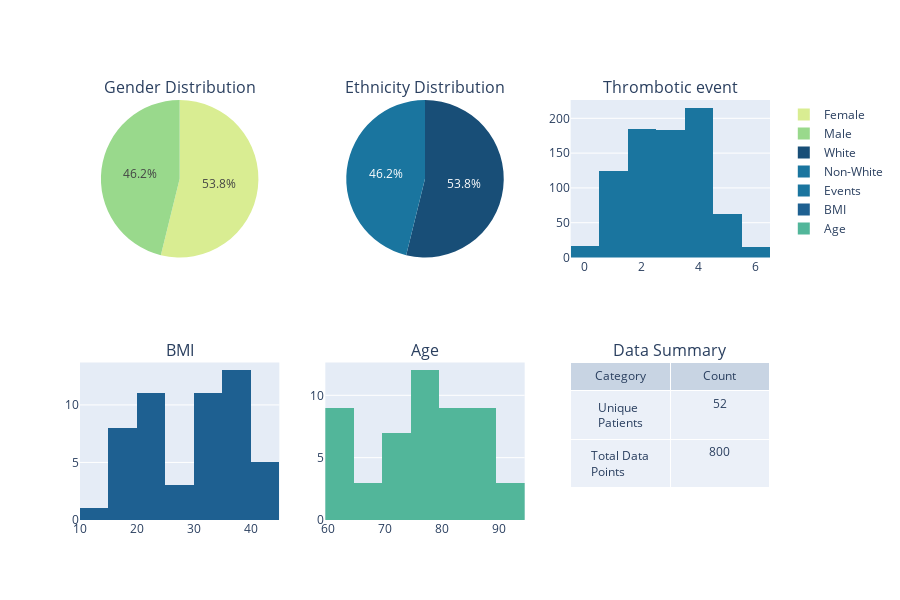

The notebook cell this image was saved under:
### Code cell
# Create subplots
fig = make_subplots(rows=2, cols=3,
                    specs=[[{'type':'domain'}, {'type':'domain'},{'type':'xy'}],
                            [{'type':'xy'}, {'type':'xy'},{'type':'domain'}]],
                    subplot_titles=['Gender Distribution', 'Ethnicity Distribution', 'Thrombotic event', 'BMI',
                                    'Age', 'Data Summary'])

fig.add_trace(sex_pie, row=1, col=1)
fig.add_trace(white_pie, row=1, col=2)
fig.add_trace(events_hist, row=1, col=3)
fig.add_trace(bmi_hist, row=2, col=1)
fig.add_trace(age_hist, row=2, col=2)
fig.add_trace(patients_table, row=2, col=3)

fig.update_layout(width=900, height=600)
display(fig)

### Figure 1 — Plotly figure (JSON) as saved in the notebook; plotly's stock layout.template omitted (floating-point values rounded to 4 significant figures; data arrays with more than 128 entries replaced by an {"elided": "..."} marker saying what was removed)
{"data": [{"domain": {"x": [0, 0.2889], "y": [0.625, 1]}, "labels": ["Female", "Male"], "marker": {"colors": ["#d9ed92", "#99d98c"]}, "type": "pie", "values": [28, 24]}, {"domain": {"x": [0.3556, 0.6444], "y": [0.625, 1]}, "labels": ["White", "Non-White"], "marker": {"colors": ["#184e77", "#1a759f"]}, "type": "pie", "values": [28, 24]}, {"marker": {"color": "#1a759f"}, "name": "Events", "type": "histogram", "x": {"elided": "800 int values"}, "xaxis": "x", "yaxis": "y"}, {"marker": {"color": "#1e6091"}, "name": "BMI", "type": "histogram", "x": [40.37, 15.62, 37.47, 15.89, 31.98, 28.17, 23.94, 23.76, 16.47, 16.4, 15.74, 23.25, 30.19, 42.07, 33.93, 39.65, 36.5, 27.88, 18.8, 40.33, 40.45, 36.16, 24.7, 38.94, 35.23, 23.39, 14.11, 31.59, 30.05, 22.51, 31.78, 33.8, 36.15, 26.75, 35.03, 42.01, 18.31, 31.79, 22.0, 33.93, 24.07, 37.65, 37.64, 24.64, 22.85, 39.13, 32.08, 38.78, 20.83, 39.54, 19.08, 31.26], "xaxis": "x2", "yaxis": "y2"}, {"marker": {"color": "#52b69a"}, "name": "Age", "type": "histogram", "x": [81, 70, 88, 78, 84, 83, 79, 86, 85, 79, 75, 91, 61, 89, 67, 85, 81, 72, 91, 89, 75, 79, 78, 60, 72, 61, 69, 73, 79, 61, 77, 64, 87, 73, 91, 63, 81, 66, 76, 80, 84, 79, 84, 86, 61, 71, 60, 71, 63, 85, 83, 79], "xaxis": "x3", "yaxis": "y3"}, {"cells": {"values": [["Unique Patients", "Total Data Points"], [52, 800]]}, "domain": {"x": [0.7111, 1], "y": [0, 0.375]}, "header": {"values": ["Category", "Count"]}, "type": "table"}], "layout": {"annotations": [{"font": {"size": 16}, "showarrow": false, "text": "Gender Distribution", "x": 0.1444, "xanchor": "center", "xref": "paper", "y": 1, "yanchor": "bottom", "yref": "paper"}, {"font": {"size": 16}, "showarrow": false, "text": "Ethnicity Distribution", "x": 0.5, "xanchor": "center", "xref": "paper", "y": 1, "yanchor": "bottom", "yref": "paper"}, {"font": {"size": 16}, "showarrow": false, "text": "Thrombotic event", "x": 0.8556, "xanchor": "center", "xref": "paper", "y": 1, "yanchor": "bottom", "yref": "paper"}, {"font": {"size": 16}, "showarrow": false, "text": "BMI", "x": 0.1444, "xanchor": "center", "xref": "paper", "y": 0.375, "yanchor": "bottom", "yref": "paper"}, {"font": {"size": 16}, "showarrow": false, "text": "Age", "x": 0.5, "xanchor": "center", "xref": "paper", "y": 0.375, "yanchor": "bottom", "yref": "paper"}, {"font": {"size": 16}, "showarrow": false, "text": "Data Summary", "x": 0.8556, "xanchor": "center", "xref": "paper", "y": 0.375, "yanchor": "bottom", "yref": "paper"}], "height": 600, "width": 900, "xaxis": {"anchor": "y", "domain": [0.7111, 1]}, "xaxis2": {"anchor": "y2", "domain": [0, 0.2889]}, "xaxis3": {"anchor": "y3", "domain": [0.3556, 0.6444]}, "yaxis": {"anchor": "x", "domain": [0.625, 1]}, "yaxis2": {"anchor": "x2", "domain": [0, 0.375]}, "yaxis3": {"anchor": "x3", "domain": [0, 0.375]}}}
